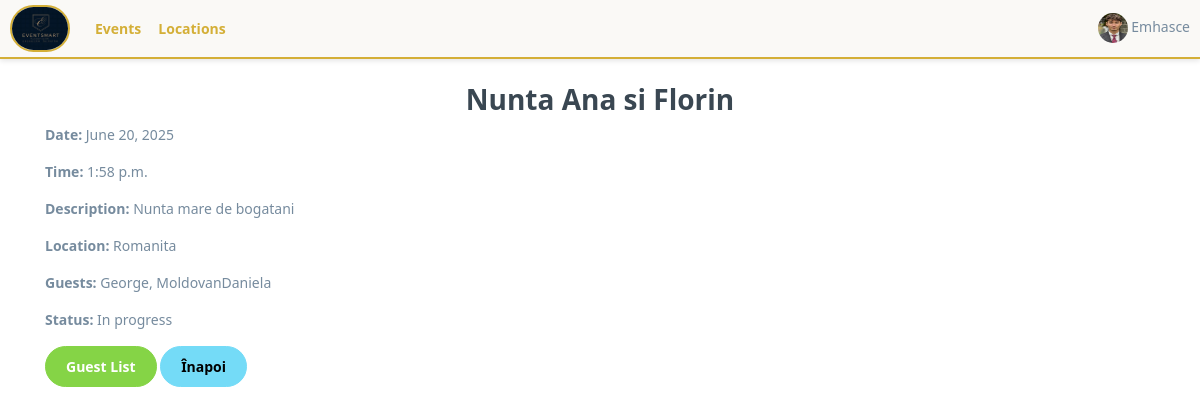
The app's page /event/3/ (signed in), older data.
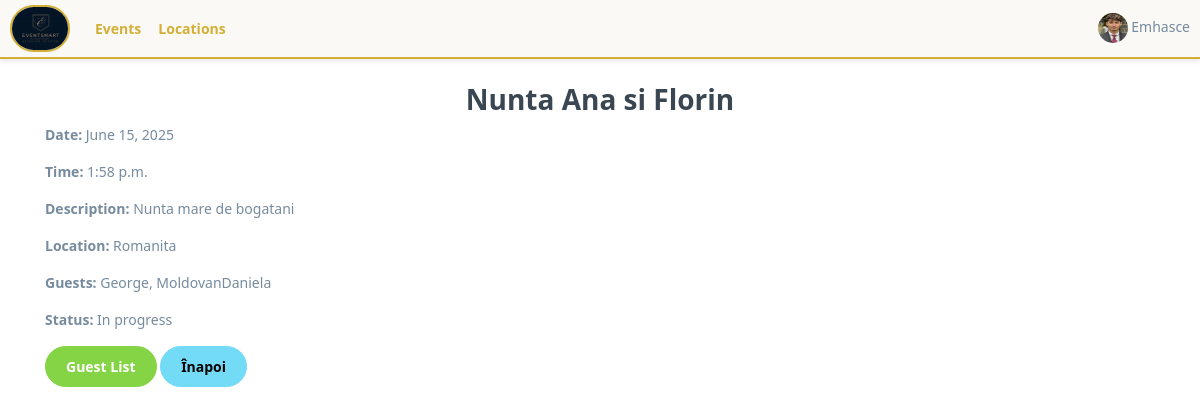
The same page, newer data.
### base/models.py (models this page shows, shortened)
class Event(models.Model):
    location = models.ForeignKey(Location, on_delete=models.SET_NULL, null=True, blank=True)
    event_name = models.CharField(max_length=100)
    event_date = models.DateField()
    event_time = models.TimeField()
    event_description = models.TextField(null=True, blank=True)
    created_at = models.DateTimeField(auto_now_add=True)
    guests = models.ManyToManyField(Guests, related_name='events', blank=True)
    completed = models.BooleanField(default=False)
    types = models.ManyToManyField(Type, blank=True)
    cost = models.DecimalField(max_digits=10, decimal_places=2, default=3000)
    updated_at = models.DateTimeField(auto_now=True)
    is_canceled = models.BooleanField(default=False)
    organized_by = models.ForeignKey(
        User,
        on_delete=models.CASCADE,
        related_name="organized_events",
        blank=True,
        null=True
    )

class Location(models.Model):
    owner = models.ForeignKey(User, on_delete=models.SET_NULL, null=True)
    user_account = models.OneToOneField(User, on_delete=models.CASCADE, null=True, related_name='user_account')
    name = models.CharField(max_length=100)
    description = models.TextField(null=True, blank=True)
    gallery = models.ImageField(upload_to='images/', null=True, blank=True)
    location = models.TextField(max_length=30)
    types = models.ManyToManyField(Type, blank=True)
    seats_numbers = models.IntegerField(null=True, blank=True)
    created_at = models.DateTimeField(auto_now_add=True)
    cost = models.DecimalField(max_digits=12, decimal_places=2,default=3000)
    number = models.CharField(max_length=20, default="+(40) 74 83 64 823")
    def __str__(self):
        return self.name

class Guests(models.Model):
    profile = models.OneToOneField(Profile, on_delete=models.CASCADE, related_name='guest_profile', null=True)
    GENDER_CHOICES = [
        ('M', 'Masculin'),
        ('F', 'Feminin')
        ]
    SPICY_LEVELS = [
        ('none', 'None'),
        ('low', 'Low'),
        ('medium', 'Medium'),
        ('high', 'High')
    ]
    age = models.IntegerField(null=True, blank=True)
    gender = models.CharField(max_length=1, choices=GENDER_CHOICES, null=True, blank=True)
    picture = models.ImageField(upload_to='poze_invitati/', null=True, blank=True)
    cuisine_preference = models.CharField(max_length=50, choices=REGION_CHOICES ,blank=True, null=True)
    diet_preference = models.CharField(max_length=15, choices=DIET_CHOICES, default='none')
    allergens = models.ManyToManyField(Allergen, blank=True)
    medical_conditions = models.ManyToManyField('MedicalCondition', blank=True)
    custom_medical_notes = models.TextField(null=True, blank=True)
    spicy_food = models.CharField(max_length=10, choices=SPICY_LEVELS, default='none')
    state = models.BooleanField(default=False)
    def __str__(self):
        return self.profile.username
    @property
    def vegan(self):
        return self.diet_preference == 'vegan'

class Profile(models.Model):
    user = models.ForeignKey(User, on_delete=models.CASCADE, null=True, blank=True)
    username = models.CharField(max_length=150, unique=True)
    password = models.CharField(max_length=128)
    email = models.EmailField()
    description = models.TextField(null=True, blank=True)
    photo = models.ImageField(upload_to='profile_photos/', null=True, blank=True, default="poze_invitati/male.png")
    cv_file = models.FileField(upload_to='cv_folder', null=True, blank=True)
    approved = models.BooleanField(default=False)
    number = models.CharField(max_length=15,default="+(40) 748364823")
    age = models.IntegerField(default=20)
    first_name = models.CharField(null=True, blank=True,max_length=15)
    last_name = models.CharField(null=True, blank=True,max_length=15)
    location = models.CharField(null=True, blank=True,max_length=60)
    street = models.CharField(null=True, blank=True,max_length=100)
    zip_code = models.CharField(null=True, blank=True,max_length=10)
    facebook = models.CharField(null=True, blank=True,max_length=100)
    instagram = models.CharField(null=True, blank=True,max_length=100)
    work_link = models.CharField(null=True, blank=True,max_length=100)
    google_link = models.CharField(null=True, blank=True,max_length=100)
    country = models.CharField(null=True, blank=True,max_length=100)
    created_at = models.DateTimeField(auto_now_add=True)
    USER_TYPE_CHOICES = (
        ('admin', 'Admin'),
        ('organizer', 'Organizer'),
        ('guest', 'Guest'),
        ('staff', 'Staff')
    )
    user_type = models.CharField(
        max_length=20,
        choices=USER_TYPE_CHOICES,
        default='guest'
    )

### base/views.py (the view)
def vizualizare_eveniment(request, event_id):
    event = get_object_or_404(Event, id=event_id)
    return render(request, 'base/panou_eveniment.html', {'event': event})

### base/context_processors.py (called while the page is built)
def media_url(request):
    return {
        'MEDIA_URL': settings.MEDIA_URL
    }

### base/templates/base/panou_eveniment.html
{% extends 'main.html' %}
{% block content %}
<div class="container my-4">
    <h2 class="text-center">{{ event.event_name }}</h2>
    <p><strong>Date:</strong> {{ event.event_date }}</p>
    <p><strong>Time:</strong> {{ event.event_time }}</p>
    <p><strong>Description:</strong> {{ event.event_description }}</p>
    <p><strong>Location:</strong> {{ event.location }}</p>
    <p><strong>Guests:</strong> {{ event.guests.all|join:", " }}</p>
    <p><strong>Status:</strong> In progress</p>
    <div class="btn-group" role="group" aria-label="Event Actions">
        <a href="{% url 'guest_list' %}" class="btn btn-success">Guest List</a>
    </div>
    {% include 'back_button.html' %}
</div>
{% endblock %}

Row changes from the older to the newer data that the page shows:
changed Event "Nunta Ana si Florin": event_date "June 20, 2025" → "June 15, 2025"
